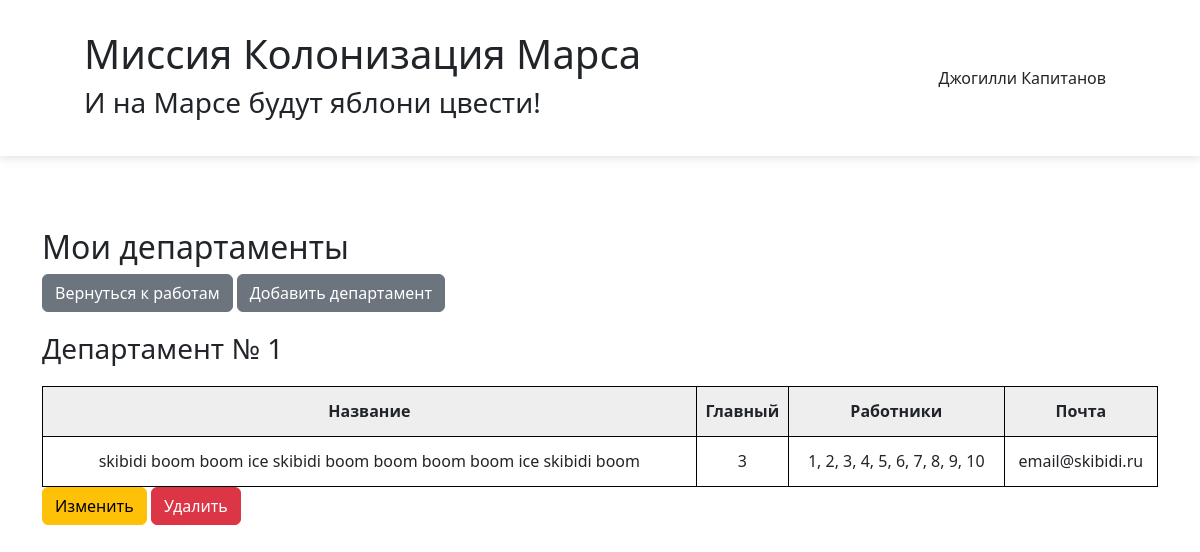
Page /main_dep (signed in) on the committed database.
### data/users.py (models this page shows, shortened)
class User(SqlAlchemyBase, UserMixin):
    __tablename__ = 'users'
    id = sqlalchemy.Column(sqlalchemy.Integer, primary_key=True, autoincrement=True)
    surname = sqlalchemy.Column(sqlalchemy.String, nullable=True)
    name = sqlalchemy.Column(sqlalchemy.String, nullable=True)
    age = sqlalchemy.Column(sqlalchemy.Integer, nullable=True)
    position = sqlalchemy.Column(sqlalchemy.String, nullable=True)
    speciality = sqlalchemy.Column(sqlalchemy.String, nullable=True)
    address = sqlalchemy.Column(sqlalchemy.String, nullable=True)
    email = sqlalchemy.Column(sqlalchemy.String, unique=True, nullable=True)
    hashed_password = sqlalchemy.Column(sqlalchemy.String, nullable=True)
    modified_date = sqlalchemy.Column(sqlalchemy.DateTime, default=datetime.datetime.now)
    news = orm.relationship("Jobs", back_populates='user')

### data/departments.py (models this page shows)
class Department(SqlAlchemyBase, UserMixin):
    __tablename__ = 'department'
    id = sqlalchemy.Column(sqlalchemy.Integer, primary_key=True, autoincrement=True)
    title = sqlalchemy.Column(sqlalchemy.String, nullable=True)
    chief = sqlalchemy.Column(sqlalchemy.Integer, sqlalchemy.ForeignKey("users.id"))
    members = sqlalchemy.Column(sqlalchemy.String, nullable=True)
    email = sqlalchemy.Column(sqlalchemy.String, unique=True, nullable=True)

### code.py (the view)
@app.route('/main_dep')
def main_dep(title='main'):
    if current_user.is_authenticated:
        db_sess = db_session.create_session()
        if current_user.id == 1:
            deps = db_sess.query(Department).all()
        else:
            deps = db_sess.query(Department).filter(Department.chief.like(current_user.id) | Department.members.contains(current_user.id))
        return render_template('main_dep.html', title=title, departments=deps)
    return render_template('base.html', title=title)

### code.py (called while the page is built)
@login_manager.user_loader
def load_user(user_id):
    db_sess = db_session.create_session()
    return db_sess.query(User).get(user_id)

### data/db_session.py (called while the page is built)
def create_session() -> Session:
    global __factory
    return __factory()

### templates/main_dep.html
{% extends "base.html" %}
{% block content %}
        {% if current_user.is_authenticated %}
            <h2>Мои департаменты</h2>
            <a href="/" class="btn btn-secondary">Вернуться к работам</a>
            <a href="/add_department" class="btn btn-secondary">Добавить департамент</a>
            <br>
            {% for dep in departments %}
                <h3 class="num">Департамент № {{ loop.index }}</h3>
                <table>
                    <tr>
                        <th>Название</th>
                        <th>Главный</th>
                        <th>Работники</th>
                        <th>Почта</th>
                    </tr>
                    <tr>
                        <td>{{ dep.title }}</td>
                        <td>{{ dep.chief }}</td>
                        <td>{{ dep.members }}</td>
                        <td>{{ dep.email }}</td>
                    </tr>
                </table>
                {% if current_user.id == dep.chief or current_user.id == 1 %}
                    <div>
                        <a href="/add_department/{{ dep.id }}" class="btn btn-warning">
                            Изменить
                        </a>
                        <a href="/department_delete/{{ dep.id }}" class="btn btn-danger">
                            Удалить
                        </a>
                    </div>
                {% endif %}
            {% endfor %}
        {% endif %}
{% endblock %}

### templates/base.html (shortened to what this page needs)
<!DOCTYPE html>
<html lang="ru">
<head>
    <link href="https://cdn.jsdelivr.net/npm/bootstrap@5.3.3/dist/css/bootstrap.min.css" rel="stylesheet">
    <link rel="stylesheet" type="text/css" href="{{ url_for('static', filename='css/style.css') }}" />
</head>
<body>
    <header>
        <h1>Миссия Колонизация Марса</h1>
        <nav>
            {% if current_user.is_authenticated %}
                <a class="navbar-brand" href="/logout">{{ current_user.name }} {{ current_user.surname }}</a>
            {% else %}
                <p>
                    <a class="btn btn-primary " href="/register">Зарегистрироваться</a>
                    <a class="btn btn-success" href="/login">Войти</a>
                </p>
            {% endif %}
        </nav>
        <h3>И на Марсе будут яблони цвести!</h3>
    </header>
    <main role="main" class="container">
        {% block content %}{% endblock %}
    </main>
</body>
</html>

### static/css/style.css (style rules this page uses)
table { width: 100%; margin: 20px 20px 0 0; }
th { background: #eeeeee; }
tr { height: 50px; text-align: center; }
th, td { border-style: solid; border-width: 1px; border-color: black; }
header { width: auto; background: white; position: fixed; top: 0px; left: 0px; right: 0px; padding-right: 7%; padding-left: 7%; padding-top: 30px; height: 156px; box-shadow: 0 0 10px #9a9a9a6e; }
nav { display: flex; position: absolute; top: 56px; right: 7%; }
main { margin-top: 228px; margin-bottom: 100px; }
.navbar-brand { margin: 10px; }
.num { margin-top: 20px; }

### rows in the picture
User: name "Джогилли", surname "Капитанов"
Department: title "skibidi boom boom ice skibidi boom boom boom boom ice skibidi boom", chief "3", members "1, 2, 3, 4, 5, 6, 7, 8, 9, 10", email "email@skibidi.ru"
